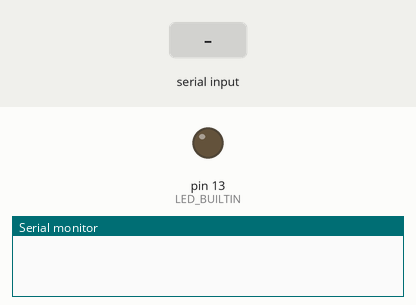
The sketch below on a simulated Arduino Uno, built with avr-gcc and run on an emulated ATmega328P. Parts: output pins drawn as LEDs (lit = HIGH), the last lines printed to the serial monitor. The test bench sets the inputs (shaded band).

Above: at 1.2 s.
1.3 s: "1\n" received over Serial
At 1.7 s:
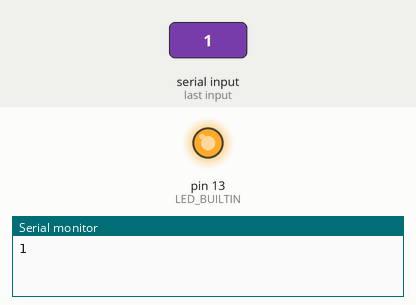
2.8 s: "0\n" received over Serial
At 4.0 s:
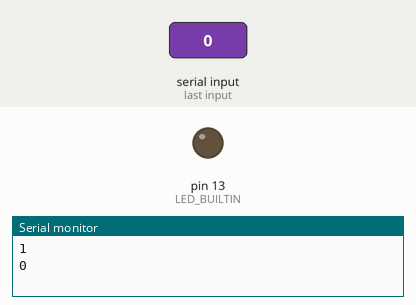
Timing chart, 0 to 5.8 s (numbered marks = the images above; inputs shaded):
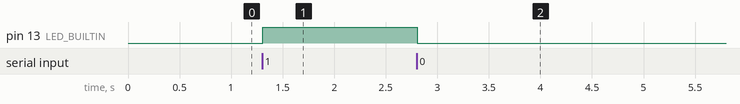

The sketch:

lab01-08.ino
```cpp
// Program: based on user input (serial input) turn on or off the LED light
// input 1: turn on
// input 0: turn off
// Use string reader to parse user input
String readString;

void setup() {
  Serial.begin(9600);
  pinMode(13, LED_BUILTIN);
}

void loop() {

  while (Serial.available()) {
    char c = Serial.read();  //gets one byte from serial buffer
    readString += c; //makes the string readString
    delay(2);  //slow looping to allow buffer to fill with next character
  }

  if (readString.length() >0) {
    Serial.println(readString);  //so you can see the captured string
    int n = readString.toInt();  //convert readString into a number

    // auto select appropriate value, copied from someone elses code.
    if(n == 1)
    {
      digitalWrite(13, HIGH);   // turn the LED on (HIGH is the voltage level)
    }
    else if (n== 0)
    {
      digitalWrite(13, LOW);    // turn the LED off by making the voltage LOW
    }

    readString=""; //empty for next input
  }
}
```

Measured:
- after the input at 1.3 s, pin 13 (LED_BUILTIN): LOW → HIGH at once
- after the input at 2.8 s, pin 13 (LED_BUILTIN): HIGH → LOW at once
